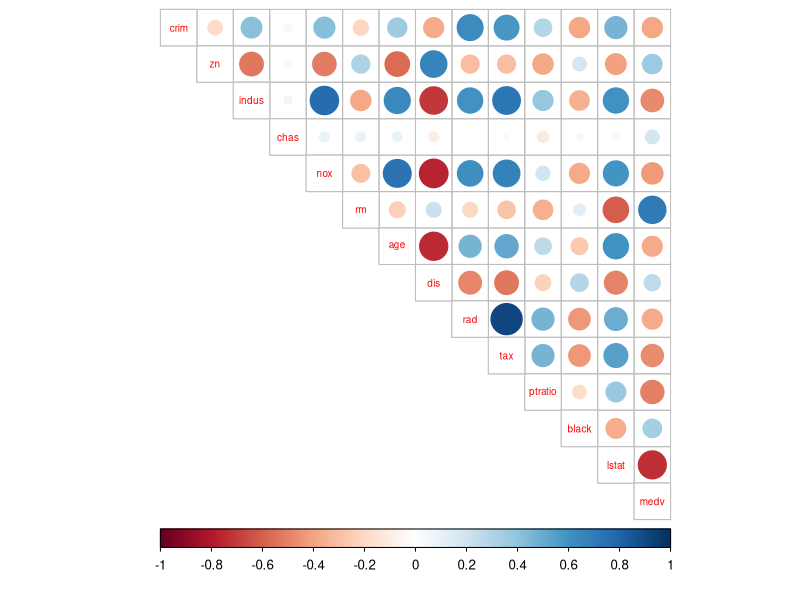
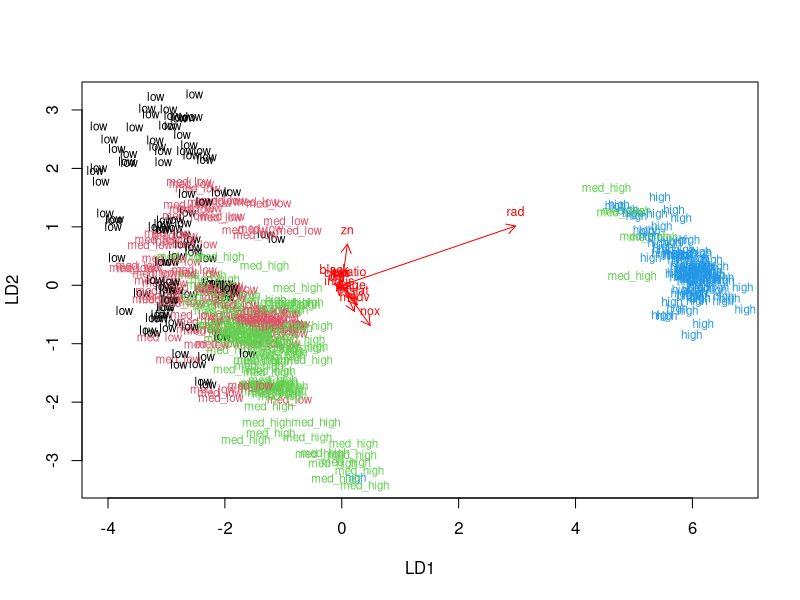

These figures' R source, in order: (Note: this script raises an error after producing the figures.)
## ---- chunk 1
date()
## ---- chunk 2
#reading the data
library(MASS)
data("Boston")
dim(Boston)
#printing out the names of the variables
str(Boston)
## ---- chunk 3
library(tidyr)
library(corrplot)

# calculate the correlation matrix and round it
cor_matrix<-cor(Boston) %>% round(digits = 2)

# print the correlation matrix
cor_matrix

# visualize the correlation matrix
corrplot(cor_matrix, method="circle", type="upper", cl.pos="b", tl.pos="d", tl.cex = 0.6)

#summary
summary(Boston)

## ---- chunk 4
# center and standardize variables
boston_scaled <- scale(Boston)

# summaries of the scaled variables
summary(boston_scaled)

# change the object to data frame
boston_scaled <- as.data.frame(boston_scaled)
## ---- chunk 5
# create a quantile vector of crim and print it
bins <- quantile(boston_scaled$crim)
bins

# create a categorical variable 'crime'
crime <- cut(boston_scaled$crim, breaks = bins, include.lowest = TRUE, label= c("low", "med_low", "med_high", "high"))

# look at the table of the new factor crime
table(crime)

# remove original crim from the dataset
boston_scaled <- dplyr::select(boston_scaled, -crim)

# add the new categorical value to scaled data
boston_scaled <- data.frame(boston_scaled, crime)

## ---- chunk 6
# number of rows in the Boston dataset 
n <- nrow(boston_scaled)

# choose randomly 80% of the rows
ind <- sample(n,  size = n * 0.8)

# create train set
train <- boston_scaled[ind,]

# create test set 
test <- boston_scaled[-ind,]

## ---- chunk 7
# linear discriminant analysis
lda.fit <- lda(crime ~ ., data = train)

# print the lda.fit object
lda.fit

# the function for lda biplot arrows
lda.arrows <- function(x, myscale = 1, arrow_heads = 0.1, color = "red", tex = 0.75, choices = c(1,2)){
  heads <- coef(x)
  arrows(x0 = 0, y0 = 0, 
         x1 = myscale * heads[,choices[1]], 
         y1 = myscale * heads[,choices[2]], col=color, length = arrow_heads)
  text(myscale * heads[,choices], labels = row.names(heads), 
       cex = tex, col=color, pos=3)
}

# target classes as numeric
classes <- as.numeric(train$crime)

# plot the lda results
plot(lda.fit, dimen = 2, col=classes, pch=classes)
lda.arrows(lda.fit, myscale = 1)

## ---- chunk 8

# save the correct classes from test data
correct_classes <- test$crime

# remove the crime variable from test data
test <- dplyr::select(test, -crime)

# predict classes with test data
lda.pred <- predict(lda.fit, newdata = test)

# cross tabulate the results
table(correct = correct_classes, predicted = lda.pred$class)

## ---- chunk 9
# reload Boston data
data('Boston')

# center and standardize variables
boston_scaled <- scale(Boston)

# euclidean distance matrix
dist_eu <- dist(boston_scaled)

# look at the summary of the distances
summary(dist_eu)

# k-means clustering: determining the k
set.seed(123)

# determine the number of clusters
k_max <- 10

# calculate the total within sum of squares
twcss <- sapply(1:k_max, function(k){kmeans(boston_scaled, k)$tot.withinss})

# visualize the results
qplot(x = 1:k_max, y = twcss, geom = 'line')

## ---- chunk 10
# k-means clustering
km <-kmeans(boston_scaled, centers = 2)

# plot the dataset with clusters
pairs(boston_scaled[,1:4], col = km$cluster)
pairs(boston_scaled[,5:7], col = km$cluster)
pairs(boston_scaled[,8:10], col = km$cluster)
pairs(boston_scaled[,11:14], col = km$cluster)
## ---- chunk 11
# k-means clustering
km <-kmeans(boston_scaled, centers = 6)

# plot the dataset with clusters
pairs(boston_scaled[,1:4], col = km$cluster)
pairs(boston_scaled[,5:7], col = km$cluster)
pairs(boston_scaled[,8:10], col = km$cluster)
pairs(boston_scaled[,11:14], col = km$cluster)
## ---- chunk 12
library(MASS)
data(Boston)
boston_bonus <- scale(Boston)
summary(boston_bonus)
boston_bonus <- as.data.frame(boston_bonus)

# k-means clustering
km <-kmeans(boston_bonus, centers = 6)

# linear discriminant analysis
lda.fit <- lda(km$cluster ~ ., data = boston_bonus)

# print the lda.fit object
lda.fit

# the function for lda biplot arrows
lda.arrows <- function(x, myscale = 1, arrow_heads = 0.1, color = "red", tex = 0.75, choices = c(1,2)){
  heads <- coef(x)
  arrows(x0 = 0, y0 = 0, 
         x1 = myscale * heads[,choices[1]], 
         y1 = myscale * heads[,choices[2]], col=color, length = arrow_heads)
  text(myscale * heads[,choices], labels = row.names(heads), 
       cex = tex, col=color, pos=3)
}

# plot the lda results
plot(lda.fit, dimen = 2, col=classes, pch=classes)
lda.arrows(lda.fit, myscale = 1)
